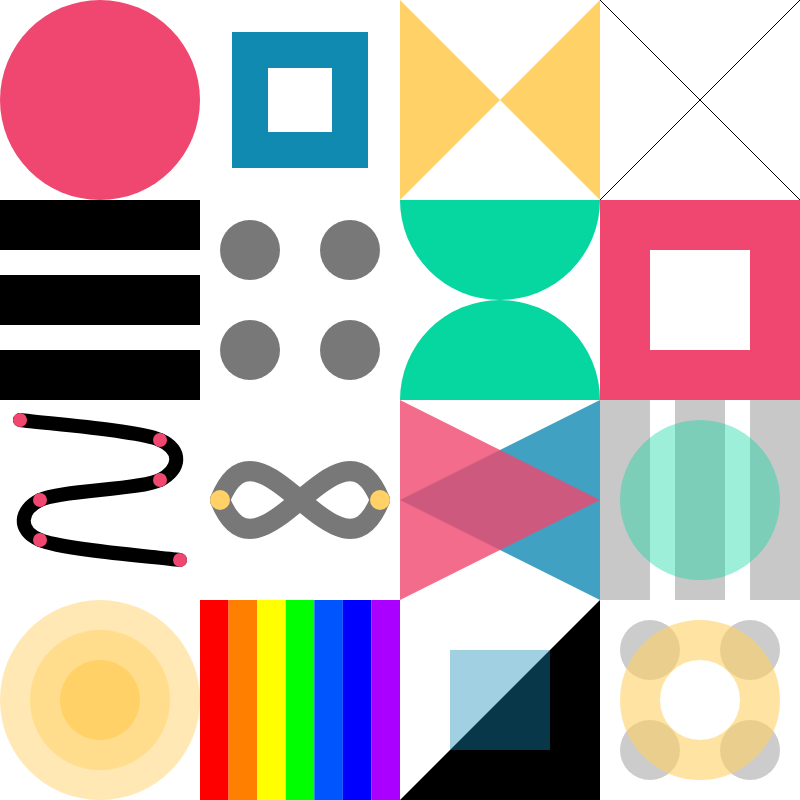
Frame 1 (no input)
Frame 60 (no input): identical to frame 1, image omitted
Frame 120 (the mouse pressed at the canvas centre since frame 60): identical to frame 1, image omitted

The p5.js sketch that drew this single still picture (run headless with seeded random() and noise() and a simulated clock; from frame 60 on, the mouse is pressed at the canvas centre):

// p5.js sketch
// ── sketch.js
function setup() {
  createCanvas(800, 800);
}

function draw() {
  colorMode(RGB);
  rectMode(CORNER);
  background(255);

  // row 1
  noStroke();
  fill(239, 71, 111);  //red
  ellipse(100, 100, 200);

  noFill();
  stroke(17, 138, 178);  //blue
  strokeWeight(36);
  rect(250, 50, 100, 100);

  noStroke();
  fill(255, 209, 102);  //yellow
  triangle(400, 0, 500, 100, 400, 200);
  triangle(600, 0, 500, 100, 600, 200);

  noFill();
  stroke(0);
  strokeWeight(1);
  line(600, 0, 800, 200);
  line(800, 0, 600, 200);

  //row 2
  noStroke();
  fill(0);
  rect(0, 200, 200, 50);
  rect(0, 200 + 75, 200, 50);
  rect(0, 200 + 75 + 75, 200, 50);

  fill(120);
  circle(200 + 50, 200 + 50, 60);
  circle(200 + 50 + 100, 200 + 50, 60);
  circle(200 + 50, 200 + 50 + 100, 60);
  circle(200 + 50 + 100, 200 + 50 + 100, 60);

  fill(6, 214, 160);  //green
  arc(500, 200, 200, 200, 0, PI, OPEN);
  arc(500, 400, 200, 200, PI, TWO_PI, OPEN);

  fill(239, 71, 111);  //red
  rect(600, 200, 200, 200);
  fill(255);
  rect(600 + 50, 200 + 50, 100, 100);


  // row 3
  noFill();
  stroke(0);
  strokeWeight(14);
  curve(20, 400+20, 20, 400+20, 20+140, 400+20+20, 20+140, 400+20+20+40);
  curve(20, 400+20, 20+140, 400+20+20, 20+140, 400+20+20+40, 20+20, 400+20+20+40+20);
  curve(20+140, 400+20+20, 20+140, 400+20+20+40, 20+20, 400+20+20+40+20, 20+20, 400+20+20+40+20+40);
  curve(20+140, 400+20+20+40, 20+20, 400+20+20+40+20, 20+20, 400+20+20+40+20+40, 20+140+20, 400+20+20+40+20+40+20);
  curve(20+20, 400+20+20+40+20, 20+20, 400+20+20+40+20+40, 20+140+20, 400+20+20+40+20+40+20, 20+140+20, 400+20+20+40+20+40+20);
  
  noStroke();
  fill(239, 71, 111);
  ellipse(20, 400+20, 14);
  ellipse(20+140, 400+20+20, 14);
  ellipse(20+140, 400+20+20+40, 14);
  ellipse(20+20, 400+20+20+40+20, 14);
  ellipse(20+20, 400+20+20+40+20+40, 14);
  ellipse(20+140+20, 400+20+20+40+20+40+20, 14);
  // fill(17, 138, 178);
  // rect(0, 400, 18, 200);
  // rect(18 * 2, 400, 18, 200);
  // rect(18 * 4, 400, 18, 200);
  // rect(18 * 6, 400, 18, 200);
  // rect(18 * 8, 400, 18, 200);
  // rect(18 * 10, 400, 18, 200);
  // noFill();
  // stroke(255, 209, 102, 140);
  // strokeWeight(24);
  // ellipse(100, 500, 120, 120);

  noFill();
  stroke(120);
  strokeWeight(20);
  bezier(200+20, 400+100, 200+20+40, 400, 200+20+160-40, 400+200, 200+20+160, 400+100);
  bezier(200+20, 400+100, 200+20+40, 400+200, 200+20+160-40, 400, 200+20+160, 400+100);

  noStroke();
  fill(255, 209, 102);
  ellipse(200+20, 400+100, 20);
  ellipse(200+20+160, 400+100, 20);
  // rectMode(CENTER);
  // rect(200+20+40, 400, 20, 20);
  // rect(200+20+160-40, 400+200, 20, 20);


  rectMode(CORNER)
  colorMode(HSB);
  noStroke();
  fill(195, 90, 70, 0.8);  //rgb : (17, 138, 178)
  triangle(400 + 200, 400, 400 + 200, 600, 600 - 200, 500);
  fill(346, 70, 94, 0.8);  //rgb : (239, 71, 111, 180)
  triangle(400, 400, 400, 600, 600, 500);

  colorMode(RGB);
  noStroke();
  fill(200);
  rect(600, 400, 50, 200);
  rect(600 + 75, 400, 50, 200);
  rect(600 + 75 + 75, 400, 50, 200);
  fill(6, 214, 160, 100);
  ellipse(600+100, 400+100, 160);


  // row 4
  colorMode(HSB);
  fill(42, 30, 100);
  ellipse(100, 600+100, 200);
  fill(42, 45, 100);
  ellipse(100, 600+100, 140);
  fill(42, 60, 100);
  ellipse(100, 600+100, 80);

  fill(0, 138, 178);
  rect(200, 600, 200/7, 200);
  fill(30, 138, 178);
  rect(200+(200/7), 600, 200/7, 200);
  fill(60, 138, 178);
  rect(200+(200/7)*2, 600, 200/7, 200);
  fill(120, 138, 178);
  rect(200+(200/7)*3, 600, 200/7, 200);
  fill(220, 138, 178);
  rect(200+(200/7)*4, 600, 200/7, 200);
  fill(240, 138, 178);
  rect(200+(200/7)*5, 600, 200/7, 200);
  fill(280, 138, 178);
  rect(200+(200/7)*6, 600, 200/7, 200);

  rectMode(CENTER);
  fill(0);
  triangle(600, 600, 600, 800, 400, 800);
  fill(195, 90, 70, 0.4);
  rect(400+100, 600+100, 100, 100);

  fill(80);
  circle(600 + 50, 600 + 50, 60);
  circle(600 + 50 + 100, 600 + 50, 60);
  circle(600 + 50, 600 + 50 + 100, 60);
  circle(600 + 50 + 100, 600 + 50 + 100, 60);
  noFill();
  stroke(42, 60, 100, 0.6);
  strokeWeight(40);
  circle(600+100, 600+100, 120);
}
